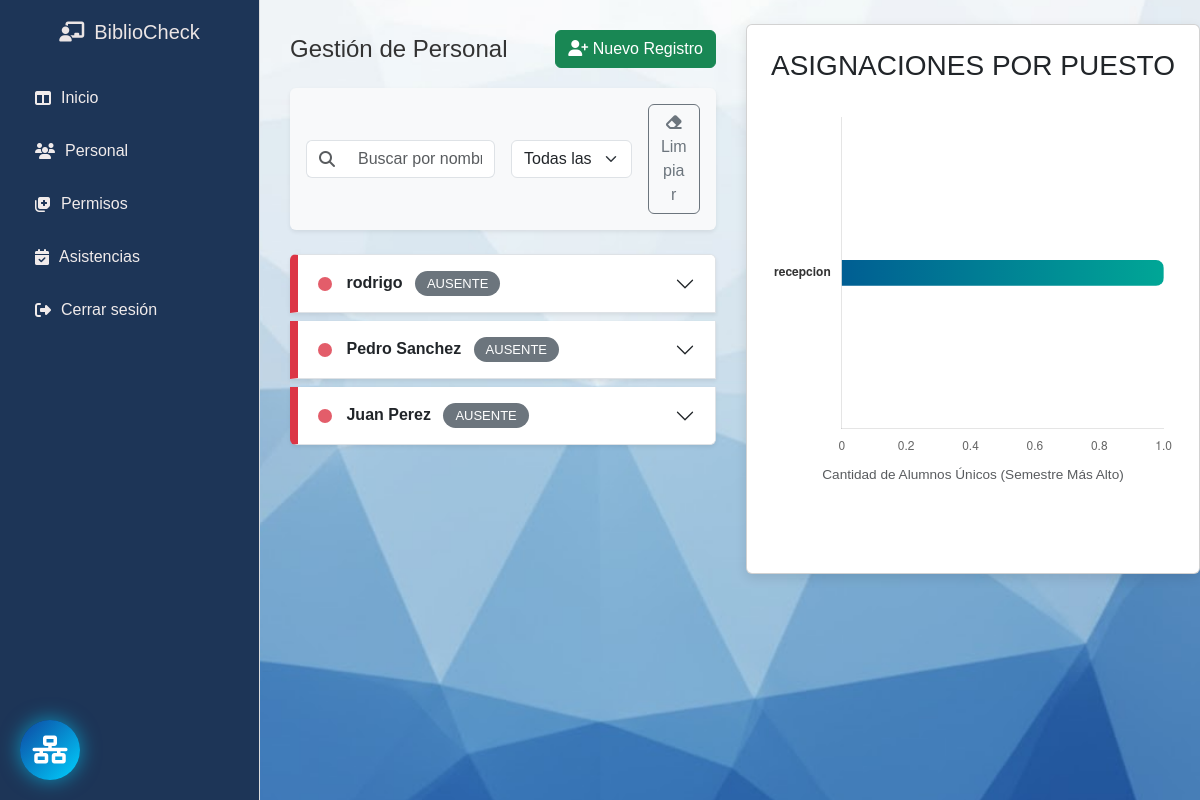
The app's page /php/alumnos.php (signed in), older data.
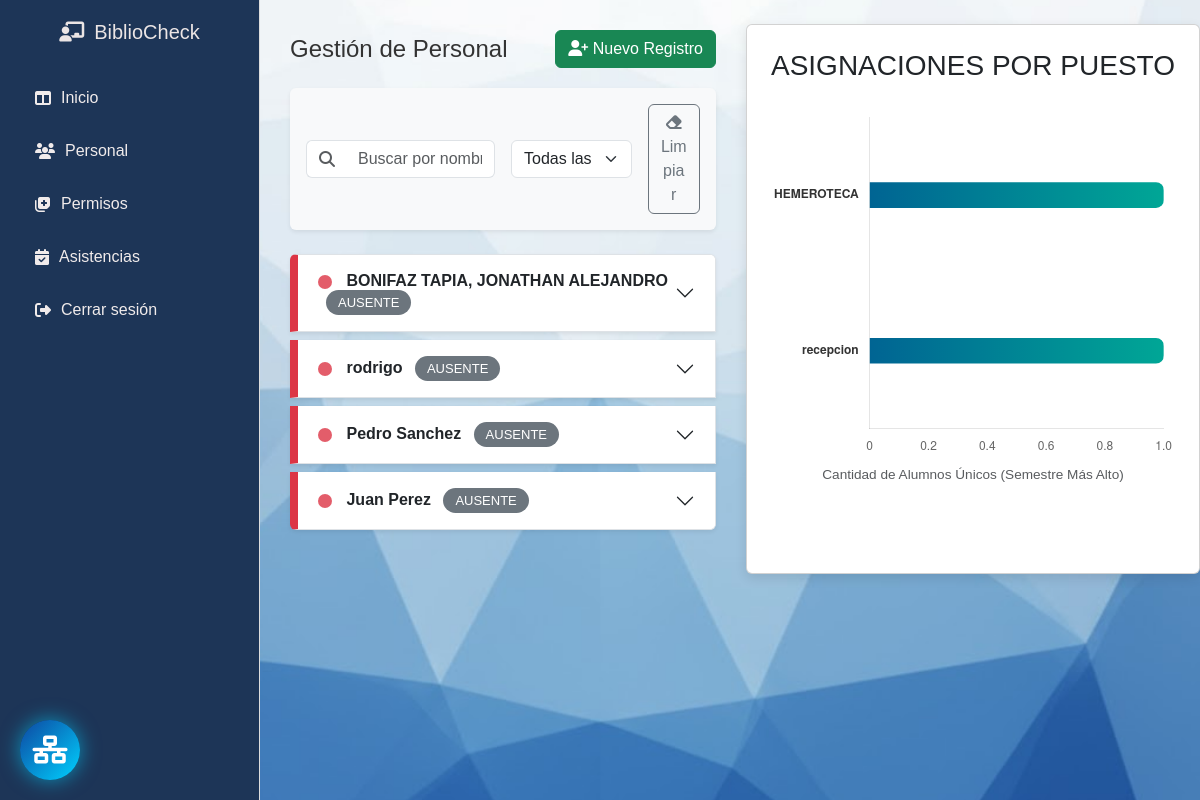
The same page, newer data.
### tables this page shows
CREATE TABLE `alumnos` (
  `id` int(11) NOT NULL,
  `id_alumno` varchar(20) NOT NULL,
  `nombre` varchar(100) NOT NULL,
  `numero_control` varchar(50) DEFAULT NULL,
  `status` enum('Activo','Inactivo') NOT NULL,
  `contrasena` varchar(255) NOT NULL,
  `telefono` varchar(20) DEFAULT NULL,
  `correo_electronico` varchar(100) DEFAULT NULL,
  `qr_semanal` varchar(255) DEFAULT NULL,
  `qr_ultima_actualizacion` datetime DEFAULT NULL,
  `puesto` varchar(255) NOT NULL DEFAULT '',
  `turno` enum('Matutino','Vespertino','Mixto') DEFAULT 'Matutino',
  `horas_objetivo` int(11) DEFAULT 4,
  `horario_ruta` varchar(255) DEFAULT NULL,
  `horario_json` text DEFAULT NULL,
  `semestre` varchar(100) DEFAULT NULL,
  `carrera` varchar(255) DEFAULT NULL
);

### php/alumnos.php (the view, shortened to what this page needs)
<?php
require_once __DIR__ . '/../php/conexion.php';
try {
    $res = $conexion->query("SELECT * FROM alumnos ORDER BY id DESC");
    $alumnos = $res->fetch_all(MYSQLI_ASSOC);
} catch (Throwable $e) { $error = 'Error al cargar datos: ' . $e->getMessage(); }
?>
<!DOCTYPE html>
<html lang="es">
<head>
  <link rel="stylesheet" href="https://cdnjs.cloudflare.com/ajax/libs/animate.css/4.1.1/animate.min.css"/>
  <link href="https://cdn.jsdelivr.net/npm/bootstrap@5.3.2/dist/css/bootstrap.min.css" rel="stylesheet">
  <link rel="stylesheet" href="/BiblioCheck/css/stylesDashboard1.css">
  <link rel="stylesheet" href="https://cdnjs.cloudflare.com/ajax/libs/font-awesome/6.5.2/css/all.min.css">
  <link rel="stylesheet" href="https://cdnjs.cloudflare.com/ajax/libs/animate.css/4.1.1/animate.min.css"/>
</head>
<body>
  <aside class="sidebar">
    <h2><i class="fa-solid fa-chalkboard-user"></i>BiblioCheck</h2>
    <ul>
<li><a href="/BiblioCheck/dashboard"><i class="fa-solid fa-table-columns"></i> Inicio</a></li>
<li><a href="/BiblioCheck/alumnos" class='active'><i class="fa-solid fa-users"></i> Personal</a></li>
<li><a href="/BiblioCheck/permisos"><i class="fa-solid fa-notes-medical"></i> Permisos</a></li>
<li><a href="/BiblioCheck/asistencia"><i class="fa-solid fa-calendar-check"></i> Asistencias</a></li>
      <li><a href="/BiblioCheck/php/Logout.php"><i class="fa-solid fa-right-from-bracket"></i> Cerrar sesión</a></li>
  </aside>
  <main class="contenido">
    <section class="seccion-contenido">
      <div class="seccion-header d-flex justify-content-between align-items-center">
          <h1>Gestión de Personal</h1>
          <button type="button" class="btn btn-success" data-bs-toggle="modal" data-bs-target="#modalRegistroGeneral">
              <i class="fa fa-user-plus"></i> Nuevo Registro
          </button>
      </div>
      <div class="card p-3 mb-4 shadow-sm border-0 bg-light">
          <div class="row g-3 align-items-center">
              <div class="col-md-6">
                  <div class="input-group">
                      <span class="input-group-text bg-white border-end-0"><i class="fa fa-search text-muted"></i></span>
                      <input type="text" id="busquedaNombre" class="form-control border-start-0" placeholder="Buscar por nombre del alumno...">
                  </div>
              </div>
              <div class="col-md-4">
                  <select id="filtroPuesto" class="form-select">
                      <option value="">Todas las Áreas / Puestos</option>
                  </select>
              </div>
              <div class="col-md-2">
                  <button class="btn btn-outline-secondary w-100" onclick="limpiarFiltros()">
                      <i class="fa fa-eraser"></i> Limpiar
                  </button>
              </div>
          </div>
      </div>
      <div class="row mt-4">
          <?php if (!empty($alumnos)): ?>
              <div class="accordion" id="accordionalumnos">
                  <?php foreach ($alumnos as $d): $id_int = (int)$d['id'];
                    $resStatus = $conexion->query("SELECT tipo FROM asistencia WHERE alumno_id = $id_int AND fecha = CURDATE() ORDER BY hora DESC LIMIT 1");
                    $ultimoMov = $resStatus->fetch_assoc();
                    $estaPresente = ($ultimoMov && $ultimoMov['tipo'] === 'entrada');
                    $colorSemaforo = $estaPresente ? '#28a745' : '#dc3545';
                  ?>
                  <div class="accordion-item mb-2 shadow-sm alumno-row"
                       data-nombre="<?= strtolower(htmlspecialchars($d['nombre'])) ?>"
                       data-puesto="<?= htmlspecialchars($d['puesto']) ?>"
                       style="border-left: 8px solid <?= $colorSemaforo ?>;">
                        <h2 class="accordion-header">
                            <button class="accordion-button collapsed" type="button" data-bs-toggle="collapse" data-bs-target="#c-<?= $id_int ?>">
<div class="d-flex justify-content-between w-100 align-items-center">
    <div>
        <span class="dot-indicator <?= $estaPresente ? 'dot-present' : 'dot-absent' ?>"></span>
        <strong><?= htmlspecialchars($d['nombre']) ?></strong>
        <span class="badge <?= $estaPresente ? 'bg-success badge-live' : 'bg-secondary' ?> ms-2">
            <?= $estaPresente ? 'EN BIBLIOTECA' : 'AUSENTE' ?>
        </span>
    </div>
</div>
                            </button>
                        </h2>
                  </div>
                  <?php endforeach; ?>
              </div>
          <?php endif; ?>
      </div>
    </section>
  </main>
  <div class="card p-4 mx-auto mt-4 mb-5" style="max-width: 600px; box-shadow: 0 4px 12px rgba(0,0,0,0.1); height: 550px;" >
      <h3 class="text-center mb-4">ASIGNACIONES POR PUESTO</h3>
      <div style="height: 350px; position: relative;">
          <canvas id="graficaDinamicaPuestos"></canvas>
      </div>
      <p class="text-center text-muted mt-2" style="font-size: 0.85rem;">Cantidad de Alumnos Únicos (Semestre Más Alto)</p>
  </div>
<button id="chatbot-fab" class="chatbot-fab"><i class="fa-solid fa-network-wired"></i></button>
</body>
</html>

Row changes from the older to the newer data that the page shows:
added alumnos: nombre "BONIFAZ TAPIA, JONATHAN ALEJANDRO"
Text that changed along with them:
chart data {{ json_encode($datos_grafica) }}: [{"puesto_nombre":"recepcion","total_asignados":"1"}] → [{"puesto_nombre":"HEMEROTECA","total_asignados":"1"},{"puesto_nombre":"recepcion","total_asignados":"1"}]
